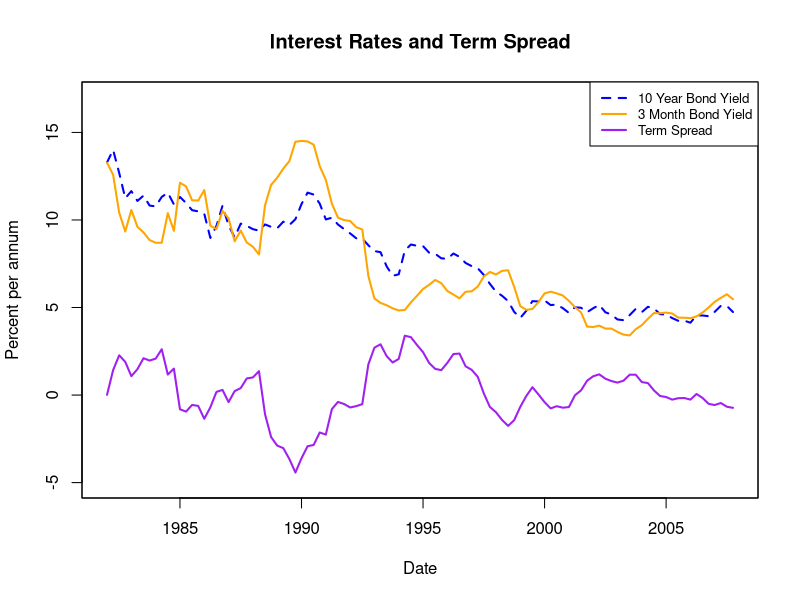

Write the R code that produced this figure. (Note: this script raises an error after producing the figure.)
# Week 8 Exercises -- BEEM012.

# Adapted from exercises and examples in Hanck, Arnold, Gerber, and Schmelzer (2020) 
# Introduction to Econometrics with R. Accessible here. This book is licensed under the Creative Commons Attribution-NonCommercial-ShareAlike 4.0 International License. (HA)


### Section 1.1 Set-Up and Loading Data
# Install the following packages: 
# (Once you have installed these, you can comment out these lines)
#install.packages("readxl")
#install.packages("AER")
#install.packages("xts")
#install.packages("dynlm")

# Load useful libraries we will use for time series.
library(AER)
library(readxl)
library(xts)
library(zoo)
library(dynlm)
library(urca)

# Change this line to the path for your working directory on your computer:
setwd("~/Dropbox/ExeterTeaching/RScripts/")

# Load Additional Macroeconomic Data:
# Source: Bank of England (http://www.bankofengland.co.uk/boeapps/iadb/NewInterMed.asp)
UK_TermYields <- read_excel(path = "UK_yield_3mo_5yr_10yr.xls")
UK_TermYields$Date <- as.yearqtr(UK_TermYields$Date, format = "Q%q %Y")

UK_Yield3mo <- xts(UK_TermYields$Y3mo, UK_TermYields$Date)["1982::2007"]
UK_Yield10yr <- xts(UK_TermYields$Y10yr, UK_TermYields$Date)["1982::2007"]

UK_TermSpread_10yr_3mo <- UK_Yield10yr - UK_Yield3mo

### Plot:
# plot both interest series
plot(as.zoo(UK_Yield10yr),
     plot.type = "single",
     lty = 2,
     lwd = 2,
     col = "blue",
     xlab = "Date",
     ylab = "Percent per annum",
     ylim = c(-5, 17),
     main = "Interest Rates and Term Spread")
lines(as.zoo(UK_Yield3mo),
      col = "orange",
      lwd = 2,
      xlab = "Date",
      ylab = "Percent per annum",
      main = "Term Spread")
# add the term spread series:
lines(as.zoo(UK_TermSpread_10yr_3mo),
      col = "purple",
      lwd = 2,
      xlab = "Date",
      ylab = "Percent per annum",
      main = "Term Spread")
legend("topright",
       lty = c(2, 1, 1),
       lwd = c(2, 2, 2),
       cex = 0.8,
       col = c("blue", "orange", "purple"),
       legend = c("10 Year Bond Yield", "3 Month Bond Yield", "Term Spread"))

## Section 1.1.1: Standard Dickey-Fuller

# test for nonstationarity of 3-month treasury bills using ADF test with one lag
# and allowing for a time trend, as there appears to be one in the data:
ADFtest_UnitRoot_3mo <- ur.df(UK_Yield3mo,
      lags = 1,
      selectlags = "Fixed",
      type = "trend")
summary(ADFtest_UnitRoot_3mo)

### Section 1.1.2: Manual GLS Dickey-Fuller Test

# Now, we're moving on to the improved GLS-ADF test:
# Manual GLS-ADF test. The first thing we do is set up all of our terms for the 
#   GLS first stage where we de-mean and de-trend the three month interest rate
#   time series.
P = length(UK_Yield3mo)
a_star = "WRITE IN THE FORMULA FOR a_star USING P in the place of T"
V_1 = "ADD THE TERM TO COMPLETE THE FORMULA FOR V_1" - (a_star*lag(UK_Yield3mo))
V_1[1] = UK_Yield3mo[1]

X_1 = array(1-a_star,dim = c(P))
X_1[1] = 1

t = seq(1,P,1)
X_2 = t - (a_star*"ADD THE TERM TO COMPLETE THE FORMULA FOR X_2")
X_2[1] = 1

#GLS-ADF first-stage:
GLS_DF_FirstStage <- lm(V_1 ~ X_1 + X_2 - 1)
coeftest(GLS_DF_FirstStage)
# Store the required estimated parameters:
delta0_hat = GLS_DF_FirstStage$coefficients[1]
delta1_hat = GLS_DF_FirstStage$coefficients[2]

# Now, we use these estimated parameters to de-mean and de-trend the 3 month interest
#   rate time series:
Y_DemeanDetrend = "USE UK_Yield3mo AND THE ESTIMATED delta0_hat AND delta1_hat TO COMPUTE Y_DemeanDetrend"

#Now, we're going to plot the original data and the de-trended data to see how it looks.
#   Does this help explain the intuition behind the "filtering" of the time series?
plot(as.zoo(UK_Yield3mo),
     lty = c(2, 1),
     lwd = 2,
     xlab = "Date",
     col = "red",
     ylab = "Percent per annum",
     ylim = c(-5, 17),
     main = "Interest Rates")
lines(as.zoo(Y_DemeanDetrend),
      col = "purple",
      lwd = 2,
      xlab = "Date",
      ylab = "Percent per annum",
      main = "Term Spread")
legend("topright",
       lty = c(2, 1),
       lwd = c(2, 2),
       cex = 0.8,
       col = c("red", "purple"),
       legend = c("Original Time Series", "De-Trended, De-Meaned, Time Series"))

# Now, we use the de-meaned and de-trended data for a GLS-DF test:
Manual_GLS_DFtest_3mo <- ur.df(Y_DemeanDetrend,
                              lags = 1,
                              selectlags = "Fixed",
                              type = "none")
summary(Manual_GLS_DFtest_3mo)

## SECTION 1.1.3: Automatic GLS Dickey-Fuller Test
# test for nonstationarity of 3-month treasury bills using the automatic DF-GLS test
GLS_DFtest_UnitRoot_3mo <- ur.ers(UK_Yield3mo,
                           lag.max = 1,
                           type = "DF-GLS",
                           model = "trend")
summary(GLS_DFtest_UnitRoot_3mo)

GLS_DFtest_UnitRoot_10yr <- ur.ers(UK_Yield10yr,
                            lag.max = 1,
                            type = "DF-GLS", 
                            model="trend")
summary(GLS_DFtest_UnitRoot_10yr)

#### SECTION 1.2: Testing for Cointegration

### Section 1.2.1: Known theta.

# Theory suggests theta = 1, so we just use the term spread as our residual
# z = UK_TermSpread_10yr_3mo
ADFtest_TermSpread_10yr_3mo <- ur.df(UK_TermSpread_10yr_3mo,
                               lags = 1,
                               selectlags = "AIC",
                               type = "none")
summary(ADFtest_TermSpread_10yr_3mo)

# GLS_DFtest_TermSpread_10yr_3mo <- ur.ers(UK_TermSpread_10yr_3mo,
#                                    lag.max = 1, type="DF-GLS",
#                                    model = "constant")
# summary(GLS_DFtest_TermSpread_10yr_3mo)

### Section 1.2.2: Unknown theta.
# Now, let's try the case where we didn't know theta:

# First step: estimate theta
CointegrationFirstStep_lm <- lm("FILL IN THE REGRESSION FORMULA TO ESTIMATE THETA")
coeftest(CointegrationFirstStep_lm)
theta_hat = CointegrationFirstStep_lm$coefficients[2]

# Now use this estimated theta_hat to generate z_hat:
z_hat = "FILL IN THE FORMULA TO COMPUTE z_hat USING UK_Yield3mo AS Y_t, UK_Yield10yr AS X_t AND theta_hat"

# Now, run the ADF test on z_hat, to test for stationarity:
ADFtest_z_hat <- ur.df(z_hat, lags = 1, selectlags = "BIC", type = "none")
summary(ADFtest_z_hat)

# GLS_DFtest_z_hat <- ur.ers(z_hat, lag.max = 1, type="DF-GLS", model = "constant")
# summary(GLS_DFtest_z_hat)
  
  
  
  
